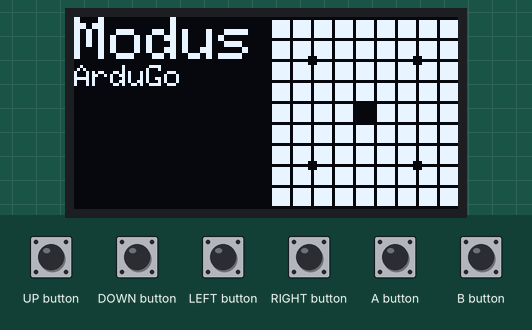
This sketch was run on a simulated Arduboy, built with avr-gcc and run on an emulated ATmega32U4. Parts: 128×64 one-colour display. The inputs (shaded band) are chosen by the test bench. Random numbers use the default seed unless the sketch sets one.

Above: at 0.8 s.
1.3 s: A button pressed for 0.15 s
At 1.74 s:
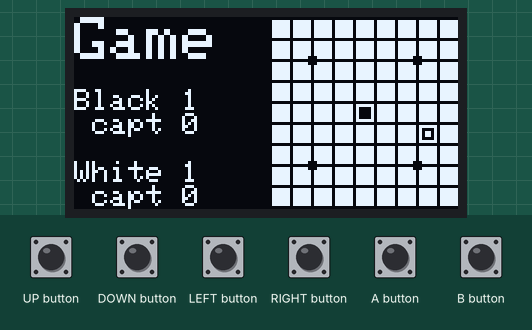
2.0 s: B button pressed for 0.15 s
At 2.36 s:
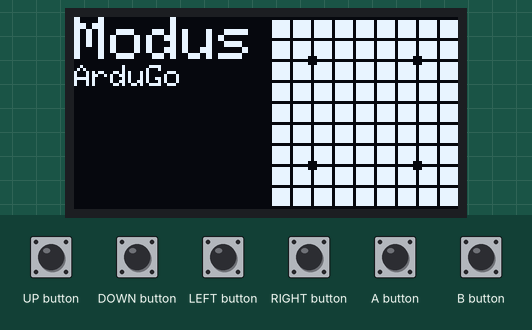
2.7 s: UP button pressed for 0.15 s
At 3.3 s:
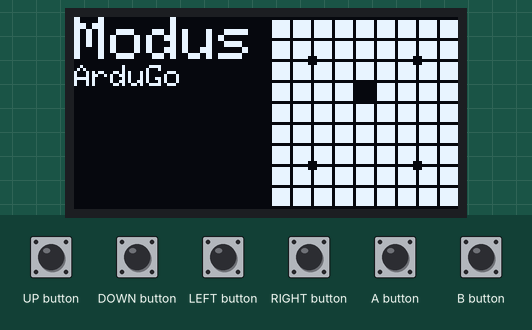
3.4 s: LEFT button pressed for 0.15 s
At 3.92 s:
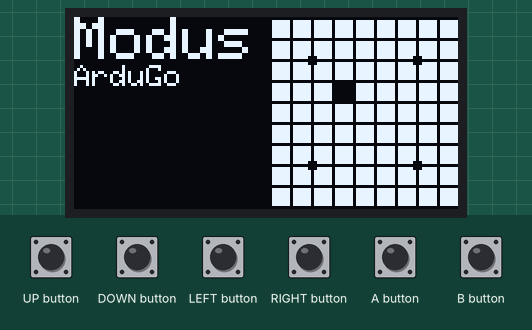
4.1 s: A button pressed for 1 s
At 4.56 s:
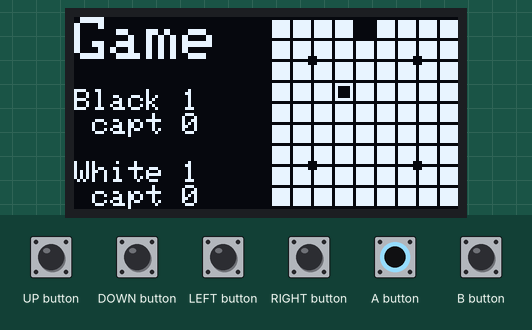
5.7 s: DOWN button pressed for 0.15 s
At 6.39 s:
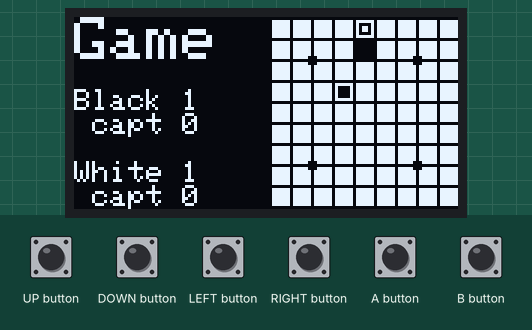
Timing chart, 0 to 7.4 s (numbered marks = the images above; inputs shaded):
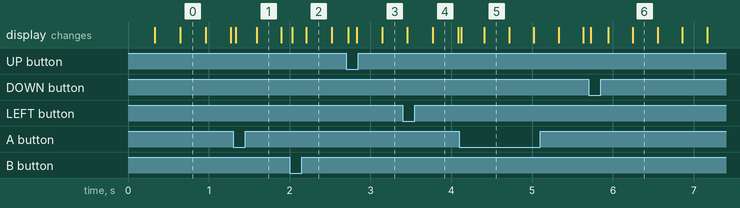

The sketch:

go-game.ino
```cpp
#include "ArduGo.h"
#include "Shell.h"
#include "Board.h"
#include "sidebar.h"

/*
 *  File: go-game.ino
 *  Purpose: Implementation of Arduino entry-points.
 *  Author: Don Anderson
 */

#if defined(ARDUGO_SHELL)
  Shell shell;
#endif

void setup() {

  arduboy.start();
  ardugo_setup();

#if defined(ARDUGO_SHELL)
  Serial.begin(9600);
  Shell shell;
#endif

}

void loop() {
  previousButtonState = currentButtonState;
  currentButtonState = arduboy.buttonsState();

#if defined(ARDUGO_SHELL)
    shell.loop();
#endif

  board.loop();
  arduboy.clear();
  board.render();
  render_sidebar(cur_sidebar);
  arduboy.display();

  injectButtonState = 0;
}
```

ArduGo.h
```cpp
#ifndef _ARGUGO_H_
#define _ARGUGO_H_

/*
 *  File: ArduGo.h
 *  Purpose: Declaration of game-wide assets.
 *  Author: Don Anderson
 */

#include "defines-local.h"
#include <Arduboy.h>

PROGMEM const char* const version = "0.0";

typedef uint8_t bool_t;
const bool_t T = 1;
const bool_t F = 0;

extern Arduboy arduboy;
extern ArduboyTunes tunes;

extern uint8_t previousButtonState;
extern uint8_t currentButtonState;
extern uint8_t injectButtonState;

extern uint8_t black_live, white_live;
extern uint16_t black_capt, white_capt;

void injectButton(uint8_t button);
bool_t wasJustPressed(uint8_t button);

void ardugo_setup();
void dump_vars();
void print_vars();
void print_sys();
void clear_stats();

void
drawBitmap(uint16_t x, uint16_t y, uint8_t *bitmap);

#endif
```

ArduoGo.cpp
```cpp
#include "ArduGo.h"
#include "Shell.h"
#include "Board.h"
#include "sidebar.h"
#include "assets.h"
#include "MemoryFree.h"
#include <time.h>

/*
 *  File: ArduGo.cpp
 *  Purpose: Implementation of game-wide assets.
 *  Author: Don Anderson
 */

Arduboy arduboy;
ArduboyTunes tunes;
Board board;

uint8_t previousButtonState = 0;
uint8_t currentButtonState = 0;
uint8_t injectButtonState = 0;
uint8_t black_live=0, white_live=0;
uint16_t black_capt=0, white_capt=0;

void
injectButton(uint8_t button){
  injectButtonState |= button;
}

bool_t
wasJustPressed(uint8_t button){
 return  (injectButtonState & button) ||
         !(previousButtonState & button) && (currentButtonState & button)
         ? T : F;
}

void
clear_stats(){

}

void
ardugo_setup(){
  srand (time(NULL));
  board.clear();
}

void
dump_vars(){
  Serial.print(F("black_live"));
  Serial.print(',');
  Serial.print(black_live);
  Serial.print(',');

  Serial.print(F("black_capt"));
  Serial.print(',');
  Serial.print(black_capt);
  Serial.print(',');

  Serial.print(F("white_live"));
  Serial.print(',');
  Serial.print(white_live);
  Serial.print(',');

  Serial.print(F("white_capt"));
  Serial.print(',');
  Serial.print(white_capt);
  Serial.println();
}

void
print_vars(){
  Serial.print(F("black_live: "));
  Serial.println(black_live);

  Serial.print(F("black_capt: "));
  Serial.println(black_capt);

  Serial.print(F("white_live: "));
  Serial.println(white_live);

  Serial.print(F("white_capt: "));
  Serial.println(white_capt);
}

void
print_sys(){
  Serial.print(F("Free Memory: "));
  Serial.println(freeMemory());
}

void
drawBitmap(uint16_t x, uint16_t y, uint8_t *bitmap){
  arduboy.drawBitmap(x, y, bitmap+2, bitmap[0], bitmap[1] ,WHITE);
}
```

Board.cpp
```cpp
#include "ArduGo.h"
#include "Board.h"
#include "assets.h"
#include "sidebar.h"

/*
 *  File: Board.cpp
 *  Purpose: Implementation of board data and methods.
 *  Author: Don Anderson
 */

void
Board::loop(){
  if(millis() > cursor_millis + 300){
    cursor_millis = millis();
    cursor_color = cursor_color == WHITE ? BLACK : WHITE;
  }
  execButtons();
}

void
Board::execButtons(){
  uint8_t buttons = buttons_prev & arduboy.buttonsState();
  if (wasJustPressed(UP_BUTTON)) cursorUp();
  if (wasJustPressed(DOWN_BUTTON)) cursorDown();
  if (wasJustPressed(LEFT_BUTTON)) cursorLeft();
  if (wasJustPressed(RIGHT_BUTTON)) cursorRight();

  if (wasJustPressed(A_BUTTON)){
    if(!checkValid(cursor_row, cursor_col, BLACK_STONE)){
      tunes.tone(150, 100);
    }
    else{
      tunes.tone(2000, 100);
      move(cursor_row, cursor_col, BLACK_STONE);
      row_col_t next;
      if(nextMove(WHITE_STONE, next)){
        move(next.row, next.col, WHITE_STONE);
        setCursor(next.row, next.col);
      }
      cur_sidebar = STATS_SIDEBAR;
    }
  }

  if (wasJustPressed(B_BUTTON)){
    clear();
    cur_sidebar = TITLE_SIDEBAR;
    black_live = black_capt = 0;
    white_live = white_capt = 0;
  }

};

void
Board::render(){

  // Draw Background
  drawBitmap(65, 0, board_background);

  // Draw Cursor
  if(cursor_color == BLACK)
    arduboy.fillRect(66+7*cursor_col, 57-7*cursor_row, 6, 6, BLACK);

  // Draw Stones
  for(int r=0; r<size; r++){
    for(int c=0; c<size; c++){
      if(isWhite(r,c)){
          arduboy.drawRect(67+7*c, 58-7*r, 4, 4, BLACK);
      }
      else if(isBlack(r,c)){
          arduboy.fillRect(67+7*c, 58-7*r, 4, 4, BLACK);
      }
    }
  }
}

void
Board::dump(){
  point_t *p = pointsBeg();
  point_t *e = pointsEnd();
  while(p != e){
    if(*p < 0x10) Serial.print('0');
    Serial.print(*p++, HEX);
  }
  Serial.println();
}

void
Board::print(){
  for(int r=size-1; r >= 0; r--){
    for(int c=0; c < size; c++){

      // stone
      if(isWhite(r,c))
          Serial.print('W');
      else if(isBlack(r,c))
          Serial.print('B');
      else
        Serial.print(F(" ."));

      // ISVALID
      if(isValid(r,c))
        Serial.print('v');
      else
        Serial.print('_');

      // ISCAPTURED
      if(isCaptured(r,c))
        Serial.print('c');
      else
        Serial.print('_');

      // HASAIR
      if(hasAir(r,c))
        Serial.print('a');
      else
        Serial.print('_');

      // VISITED
      if(isVisited(r,c))
        Serial.print('s');
      else
        Serial.print('_');
    }
  Serial.println();
  }
}

void
Board::clear(){
  point_t *p = pointsBeg();
  point_t *e = pointsEnd();
  while(p != e) *p++ = 0;
  cursor_row = cursor_col = 4;
}

void
Board::clearMeta(point_t exclude_mask){
  point_t *p = pointsBeg();
  point_t *e = pointsEnd();
  while(p != e) *p++ &= (META_MASK | exclude_mask);
}
```

Board.h
```cpp
#ifndef _BOARD_H_
#define _BOARD_H_

/*
 *  File: Board.h
 *  Purpose: Implementation of board data and methods.
 *  Author: Don Anderson
 */

struct Board{

typedef uint8_t point_t;
const point_t WHITE_STONE = 0x01;
const point_t BLACK_STONE = 0x02;

typedef uint8_t idx_t;
static const idx_t size = 9;

Board(){
  clear();
}

void render();
void clear();
void loop();
void dump();
void print();

bool_t isEmpty(idx_t row, idx_t col){
  return points[row][col] & ANY_STONE ? 0 : 1;
}

void setCursor(idx_t row, idx_t col){
  cursor_row = row;
  cursor_col = col;
}

void placeStone(idx_t row, idx_t col, point_t color){
  points[row][col] = color;
  if(color == WHITE_STONE)
    white_live++;
  else
    black_live++;
}


private:

struct {
  idx_t row, col;
} typedef row_col_t;

static const int size2 = size * size;

const point_t ANY_STONE   = 0x03;

const point_t META_MASK   = 0x03;

const point_t VALID_NEXT = 0x04;
const point_t CAPTURED   = 0x08;
const point_t HAS_AIR    = 0x10;
const point_t VISITED    = 0x20;

void cursorUp()    {if(cursor_row < size-1) cursor_row++; else cursor_row = 0;}
void cursorDown()  {if(cursor_row > 0) cursor_row--; else cursor_row = size-1;}
void cursorLeft()  {if(cursor_col > 0) cursor_col--; else cursor_col = size-1;}
void cursorRight() {if(cursor_col < size-1) cursor_col++; else cursor_col = 0;}

void clearMeta(point_t exclude_mask = 0);

void checkValid(point_t color);

unsigned long cursor_millis;
int cursor_row, cursor_col;
uint8_t buttons_prev, cursor_color;
point_t points[size][size];

void execButtons();

uint8_t getPoint(idx_t row, idx_t col){
  return points[row][col];
}

void removeStone(idx_t row, idx_t col){
  points[row][col] = 0;
}

bool_t isWhite(idx_t row, idx_t col){
  return points[row][col] & WHITE_STONE ? T : F;
}
bool_t isBlack(idx_t row, idx_t col){
  return points[row][col] & BLACK_STONE ? T : F;
}
bool_t isCaptured(idx_t row, idx_t col){
  return points[row][col] & CAPTURED ? T : F;
}
bool_t hasAir(idx_t row, idx_t col){
  return points[row][col] & HAS_AIR ? T : F;
}
bool_t isValid(idx_t row, idx_t col){
  return points[row][col] & VALID_NEXT ? T : F;
}
bool_t isVisited(idx_t row, idx_t col){
  return points[row][col] & VISITED ? T : F;
}

point_t *pointPtr(idx_t row, idx_t col){
  return &points[row][col];
}

point_t *pointsBeg(){
  return &points[0][0];
}

point_t *pointsEnd(){
  return &points[0][0] + size2;
}

// VALIDATION
uint8_t markValids(point_t color, row_col_t *index);
bool_t checkValid(idx_t row, idx_t col, point_t color);

// MOVE
uint8_t nextMove(point_t color, row_col_t &row_col);
void move(idx_t row, idx_t col, point_t color);
uint8_t markCaptures(point_t color, row_col_t *index);
void markHasAir();
uint8_t markHasAirOnce();
void removeMarkedCaptures();
uint8_t checkCaptured(idx_t row, idx_t col, point_t color);

};//Board


extern Board board;

#endif
```

MemoryFree.cpp
```cpp
extern unsigned int __bss_end;
extern unsigned int __heap_start;
extern void *__brkval;


#include "MemoryFree.h"


int freeMemory() {
  int free_memory;

  if((int)__brkval == 0)
     free_memory = ((int)&free_memory) - ((int)&__bss_end);
  else
    free_memory = ((int)&free_memory) - ((int)__brkval);

  return free_memory;
}
```

MemoryFree.h
```cpp
#ifndef	MEMORY_FREE_H
#define MEMORY_FREE_H

#ifdef __cplusplus
extern "C" {
#endif

int freeMemory();

#ifdef  __cplusplus
}
#endif

#endif
```

Shell.cpp
```cpp
#include "ArduGo.h"
#include "Shell.h"
#include "Board.h"
#include "assets.h"

/*
 *  File: Shell.cpp
 *  Purpose: Implementation of a rudimentary shell for debugging.
 *  Author: Don Anderson
 */

static bool_t
check_row(const char* arg){
  int row = strtol(arg, NULL, 10);
  if(row < 0){
    Serial.println(F("The row must be greater than 0."));
    return -1;
  }
  if(row >= board.size){
    Serial.println(F("The row must be less than 9."));
    return -1;
  }
  return row;
}

static bool_t
check_col(const char* arg){
  int col = strtol(arg, NULL, 10);
  if(col < 0){
    Serial.println(F("The column must be greater than 0."));
    return -1;
  }
  if(col >= board.size){
    Serial.println(F("The column must be less than 9."));
    return -1;
  }
  return col;
}

static void
set_cursor(int nargs, const char** argv){

  if(nargs < 3){
    Serial.println(F("There must at least 2 args"));
    return;
  }

  int row = check_row(argv[1]);
  int col = check_col(argv[2]);

  if (row != -1 && col != -1)
    board.setCursor(row, col);

}

static void
place_stone(int nargs, const char** argv){

  if(nargs < 4){
    Serial.println(F("There must at least 3 args"));
    return;
  }

  int row = check_row(argv[1]);
  int col = check_col(argv[2]);

  if (row != -1 && col != -1){
    if(board.isEmpty(row, col)){
      if(argv[3][0] == 'w')
        board.placeStone(row, col, board.WHITE_STONE);
      if(argv[3][0] == 'b')
        board.placeStone(row, col, board.BLACK_STONE);
      else
        Serial.println(F("The stone color is invalid."));
    }
    else
        Serial.println(F("The point is not empty."));
  }
}

static void
get_mem(int nargs, const char** argv){

  if(nargs < 2){
    Serial.println(F("There must at least 1 arg"));
    return;
  }

  long addr = strtol(argv[1], NULL, 16);
  char typ = nargs > 2 ? argv[2][0] : 'i';

  Serial.print(F("Addr 0x"));
  Serial.print(addr, HEX);
  Serial.print(F(" = "));

  switch(typ){
    case 'i':
      Serial.print(*((int*)addr));
      break;
    case 'I':
      Serial.print(F("0x"));
      Serial.print(*((int*)addr), HEX);
      break;
    case 'l':
      Serial.print(*((long*)addr));
      break;
    case 'L':
      Serial.print(F("0x"));
      Serial.print(*((long*)addr), HEX);
      break;
    case 'f':
    case 'F':
      Serial.print(*((float*)addr));
      break;
    case 'd':
    case 'D':
      Serial.print(*((double*)addr));
      break;
  }
  Serial.println((char)tolower(typ));
  return 0;
}

void
Shell::execSerial(){

  const int buf_size = 32;

  if(int n = Serial.available()){
      char line[buf_size+1];
      int nread = Serial.readBytesUntil('\n', line, buf_size);
      line[nread > buf_size ? buf_size : nread] = 0;

      if(exec(line))
        Serial.println(F("OK"));
      else
        Serial.println(F("ERROR"));

  }
}

bool_t
Shell::exec(char* line){

  static const int NARGS = 5;
  const char* delim = " \t\n\r";

  int nargs = 0;
  const char *argv[NARGS];

  char *tok = strtok(line, delim);

  while (tok && nargs < NARGS) {
    argv[nargs++] = tok;
    tok = strtok(NULL, delim);
  }

  return exec(nargs, argv);
}

bool_t
Shell::exec(int nargs, const char **argv){
  if(!nargs){
    Serial.println(F("What?"));
    return F;
  }else{
    if(!strcmp(argv[0], "dmp-vars"))
      dump_vars();

    else if(!strcmp(argv[0], "dmp-brd"))
      board.dump();

    else if(!strcmp(argv[0], "vars"))
      print_vars();

    else if(!strcmp(argv[0], "system"))
      print_sys();

    else if(!strcmp(argv[0], "board"))
      board.print();

    else if(!strcmp(argv[0], "stone"))
      place_stone(nargs, argv);

    else if(!strcmp(argv[0], "clear"))
      board.clear();

    else if(!strcmp(argv[0], "cursor"))
      set_cursor(nargs, argv);

    else if(!strcmp(argv[0], "up"))
      injectButton(UP_BUTTON);

    else if(!strcmp(argv[0], "down"))
      injectButton(DOWN_BUTTON);

    else if(!strcmp(argv[0], "left"))
      injectButton(LEFT_BUTTON);

    else if(!strcmp(argv[0], "right"))
      injectButton(RIGHT_BUTTON);

    else if(!strcmp(argv[0], "a"))
      injectButton(A_BUTTON);

    else if(!strcmp(argv[0], "b"))
      injectButton(B_BUTTON);

    else if(!strcmp(argv[0], "mem"))
      get_mem(nargs, argv);

    else{
      Serial.println(F("What?"));
      return F;
    }
  }//nargs
  return T;
}
```

Shell.h
```cpp
#ifndef _SHELL_H_
#define _SHELL_H_

/*
 *  File: Shell.h
 *  Purpose: Declaration of a rudimentary shell for debugging.
 *  Author: Don Anderson
 */

struct Shell {

void dump();

void
Shell::loop(){
  execSerial();
}

private:

bool_t exec(char* line);
bool_t exec(int nargs, const char **argv);
void execSerial();

};//Shell


#endif
```

defines-local.h
```cpp
//#define ARDUGO_DEBUG
//#define ARDUGO_SHELL

#define SIMPLE_PLAY
#define SIMPLE_RULES
```

move.cpp
```cpp
#include "ArduGo.h"
#include "Board.h"
#include "assets.h"

/*
 *  File: validate.cpp
 *  Purpose: Implementation of move algorithms.
 *  Author: Don Anderson
 */

void
Board::move(uint8_t row, uint8_t col, point_t color){
    placeStone(row, col, color);
    clearMeta();
    Board::markHasAir();
    markCaptures(color, NULL);
    removeMarkedCaptures();
}

void
Board::markHasAir(){
  uint8_t n;
  do{
    n = markHasAirOnce();
  }while(n);
}

uint8_t
Board::markHasAirOnce(){
  uint8_t cnt = 0;
    for(idx_t r=0; r<size; r++){
      for(idx_t c=0; c<size; c++){
        point_t color = points[r][c] & ANY_STONE;
        if(!color) continue;
        if(points[r][c] & HAS_AIR) continue;

        point_t air_test = color | HAS_AIR;

        if(r > 0){
          point_t pt = points[r-1][c];
          if((!(pt & ANY_STONE)) || ((pt & air_test) == air_test)){
            cnt++;
            points[r][c] |= HAS_AIR;
            continue;
          }
        }

        if(r < size-1){
          point_t pt = points[r+1][c];
          if((!(pt & ANY_STONE)) || ((pt & air_test) == air_test)){
            cnt++;
            points[r][c] |= HAS_AIR;
            continue;
          }
        }

        if(c > 0){
          point_t pt = points[r][c-1];
          if((!(pt & ANY_STONE)) || ((pt & air_test) == air_test)){
            cnt++;
            points[r][c] |= HAS_AIR;
            continue;
          }
        }

        if(c < size-1){
          point_t pt = points[r][c+1];
          if((!(pt & ANY_STONE)) || ((pt & air_test) == air_test)){
            cnt++;
            points[r][c] |= HAS_AIR;
            continue;
          }
        }
      }
    }
  return cnt;
}


uint8_t
Board::markCaptures(point_t color, row_col_t *index){
  uint8_t cnt = 0;
  for(idx_t r=0; r<size; r++){
    for(idx_t c=0; c<size; c++){
      if(checkCaptured(r, c, color)){
        points[r][c] |= CAPTURED;
        if(index){
          index[cnt].row = r;
          index[cnt].col = c;
        }
        cnt++;
      }
    }
  }
  return cnt;
}

bool_t
Board::checkCaptured(idx_t row, idx_t col, point_t color){
  return !isEmpty(row,col) && !hasAir(row, col);
}

void
Board::removeMarkedCaptures(){
  point_t *p = pointsBeg();
  point_t *e = pointsEnd();
  do{
    if(*p & CAPTURED){
      if(*p & WHITE_STONE){
        white_live--;
        white_capt++;
      }
      else{
        black_live--;
        black_capt++;
      }
      *p &= ~ANY_STONE;
    }
  } while(++p != e);
}
```

sidebar.cpp
```cpp
#include "ArduGo.h"
#include "sidebar.h"
#include "assets.h"

/*
 *  File: sidebar.cpp
 *  Purpose: Declaration of sidebar assets.
 *  Author: Don Anderson
 */

sidebar_t cur_sidebar = TITLE_SIDEBAR;
static const char *player_msg = NULL;

void
set_player_msg(const char* msg){
  cur_sidebar = MSG_SIDEBAR;
  player_msg = msg;
}

void
render_sidebar(sidebar_t sidebar){

  switch(sidebar){
    case STATS_SIDEBAR:
      arduboy.setCursor(0,0);
      arduboy.setTextSize(2);
      arduboy.println(F("Game"));
      arduboy.setTextSize(1);

      arduboy.println();

      arduboy.print(F("Black "));
      arduboy.println(black_live);
      arduboy.print(F(" capt "));
      arduboy.println(white_capt);

      arduboy.println();

      arduboy.print(F("White "));
      arduboy.println(white_live);
      arduboy.print(F(" capt "));
      arduboy.println(black_capt);

      break;

    case TITLE_SIDEBAR:
      arduboy.setCursor(0,0);
      arduboy.setTextSize(2);
      arduboy.println(F("Modus"));
      arduboy.setTextSize(1);
      arduboy.println(F("ArduGo"));
      break;

    case MSG_SIDEBAR:
      arduboy.setCursor(0,0);
      arduboy.setTextSize(2);
      arduboy.println(F("Hello"));
      arduboy.setTextSize(1);
      arduboy.println();
      if(!player_msg)
      arduboy.println();
      else
        arduboy.println(player_msg);
      break;
    }
}
```

sidebar.h
```cpp
#ifndef _SIDEBAR_H_
#define _SIDEBAR_H_

/*
 *  File: sidebar.h
 *  Purpose: Declaration of sidebar assets.
 *  Author: Don Anderson
 */

enum{
  TITLE_SIDEBAR,
  STATS_SIDEBAR,
  YOUWIN_SIDEBAR,
  GAMEWIN_SIDEBAR,
  MSG_SIDEBAR
}
typedef sidebar_t;

extern sidebar_t cur_sidebar;
extern const char *player_msg;


void render_sidebar(sidebar_t sidebar);
void set_player_msg(const char* msg);

#endif
```

Source omitted: assets.h (data table, 3278 bytes), simple-play.cpp (396 bytes), simple-rules.cpp (309 bytes), validate.cpp (529 bytes)
